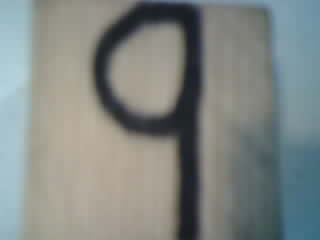
%> input picture digit_9/test (3).jpg, 320 x 240 px
$ octave classifier.m   (GNU Octave 9; MATLAB toolbox functions it lacks are replaced by stand-ins)
%> lines starting %> are read from the running program, lines starting %| are printed output that depends on the picture; in (x1, y1, x2, y2) boxes, pixels count from 0 and x2, y2 are one past the last pixel; in counts of white or black regions, pixels touching at a corner belong together; the program's own positions count from 1
% Read the image from an image file
I1 = imread("./digit_9/test (3).jpg");
%> I1 is the input picture: size 240x320x3 uint8; mean R, G, B 128.7, 134.8, 131.7

% Image processing
I2 = imresize(I1,0.5);
I = rgb2gray(I2);
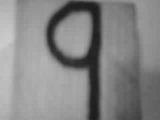
%> I: size 120x160 uint8; min 27, max 203, mean 132.6
se = strel('disk', 20);

% Convert the image into negative
% This is to convert the black handwritten digit into white for further
% processing
J = imcomplement(I);
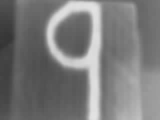
%> J: size 120x160 uint8; min 52, max 228, mean 122.4
background = imopen(J,se);
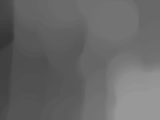
%> background: size 120x160 uint8; min 52, max 152, mean 103.2
J2  = J - background;   % Removing the background from the image
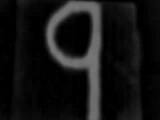
%> J2: size 120x160 uint8; min 0, max 122, mean 19.2
BW1 = imbinarize(J2);
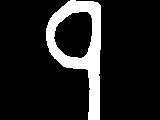
%> BW1: size 120x160 logical; 12.9% white; 1 white region, box (x1, y1, x2, y2) and area: (46, 0, 101, 120) 2470
% Some more processing
marker = imerode(J2, strel('line',10,0));
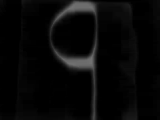
%> marker: size 120x160 uint8; min 0, max 114, mean 7.7
Iclean = imreconstruct(marker, J2);
BW2 = imbinarize(Iclean);
%> BW2: size 120x160 logical; 13% white; 1 white region, box (x1, y1, x2, y2) and area: (46, 0, 101, 120) 2489
imshowpair(I2,BW2, 'montage')
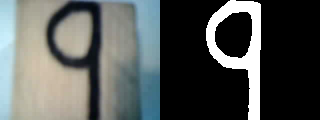
%> displayed picture: size 120x320x3, on the screen's scale of 0 to 255; mean R, G, B 84.9, 88.8, 86.8
% Digit clasification using OCR (Optical Character Recognition)
%> (the run ends here)

$ run again, with digit_9/test (1).jpg copied over digit_9/test (3).jpg
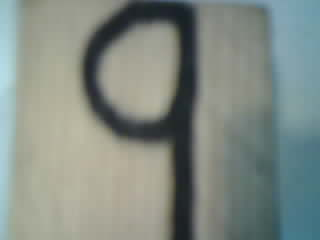
%> input picture digit_9/test (1).jpg, 320 x 240 px
%> I1 is the input picture: size 240x320x3 uint8; mean R, G, B 129.6, 139, 132.2
%> `BW1 = imbinarize(J2);`:
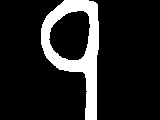
%> BW1: size 120x160 logical; 13.7% white; 1 white region, box (x1, y1, x2, y2) and area: (41, 0, 99, 120) 2625
%> BW2: size 120x160 logical; 13.7% white; 1 white region, box (x1, y1, x2, y2) and area: (40, 0, 99, 120) 2638
%> `imshowpair(I2,BW2, 'montage')`:
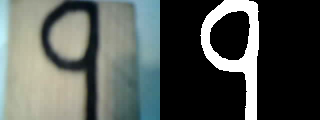
%> displayed picture: size 120x320x3, on the screen's scale of 0 to 255; mean R, G, B 82.9, 88.6, 84.4

$ run again, with digit_9/test (10).jpg copied over digit_9/test (3).jpg
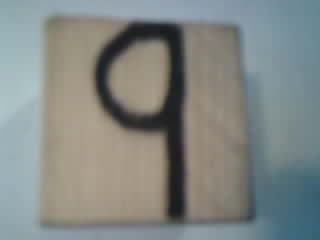
%> input picture digit_9/test (10).jpg, 320 x 240 px
%> I1 is the input picture: size 240x320x3 uint8; mean R, G, B 129.6, 135.4, 131.9
%> `BW1 = imbinarize(J2);`:
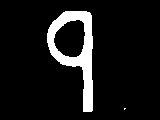
%> BW1: size 120x160 logical; 9.1% white; 2 white regions (1 under 20 px), largest, box (x1, y1, x2, y2) and area: (47, 11, 93, 112) 1746
%> BW2: size 120x160 logical; 9.1% white; 1 white region, box (x1, y1, x2, y2) and area: (47, 11, 93, 112) 1746
%> `imshowpair(I2,BW2, 'montage')`:
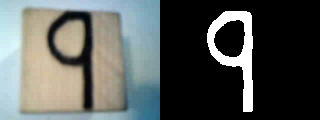
%> displayed picture: size 120x320x3, on the screen's scale of 0 to 255; mean R, G, B 87.1, 91.3, 88.7

$ run again, with digit_9/test (11).jpg copied over digit_9/test (3).jpg
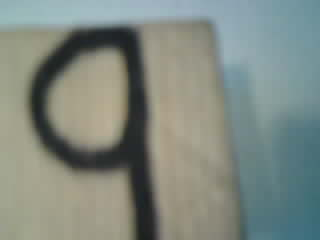
%> input picture digit_9/test (11).jpg, 320 x 240 px
%> I1 is the input picture: size 240x320x3 uint8; mean R, G, B 127.7, 136.8, 128.8
%> BW1: size 120x160 logical; 13.6% white; 1 white region, box (x1, y1, x2, y2) and area: (14, 13, 79, 120) 2611
%> `imshowpair(I2,BW2, 'montage')`:
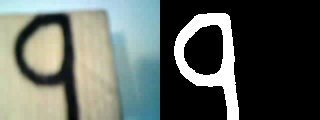
%> displayed picture: size 120x320x3, on the screen's scale of 0 to 255; mean R, G, B 93.3, 100.2, 94.1
